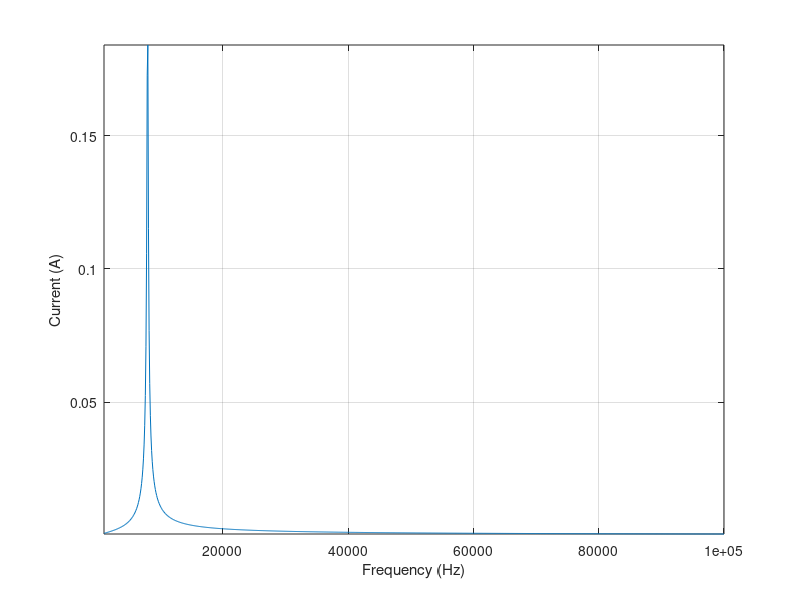

The MATLAB script that drew this image:
%EE333_demo02.m
%J. Hawkins
%2012-09-06
    clear all       %clears all variables from workspace 

% Demonstration program to illustrate calculations with phasors using
% complex numbers

% Generates plot of Current versus Frequency for series RLC circuit

% define constants for circuit elements
    V = 1;           % amplitude of phasor voltage (phase is zero)
    R = 5;
    L = 4E-3;
    C = 1E-7;
    
% build arrays to plot
    F = [1E3 : 1E2 : 1E5]; 	% creates frequency vector; 100 Hz increments
    XL = 2*pi*F*L;            % inductive reactance vector
    XC = 1 ./ (2*pi*F*C);     % capacitive reactance vector
    Z  = R + j*(XL - XC);     % series impedance vector
    I  = abs (V ./ Z);        % absolute value of current vector
    
% plot I versus F with linear scales
    plot(F, I)
    xlabel('Frequency (Hz)')
    ylabel('Current (A)')
    axis tight           % sets axis limits to the range of data  
    grid                 % adds gridlines to plot
    
% You can also try the following plot commands to look at the data with
% Log X and Log-Log axes... which one best illustrates the desired the
% behavior of the resonant circuits?
%     semilogx(F,I)
%     loglog(F,I)
%     grid
